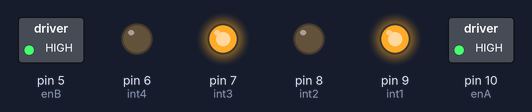
A sketch run on a simulated Arduino Uno, built with avr-gcc and run on an emulated ATmega328P. Shown: switched loads named in the sketch (green lamp = pin HIGH), output pins drawn as LEDs (lit = HIGH).

Above: at 0.1 s.
Timing chart, 0 to 1.6 s (numbered marks = the images above):
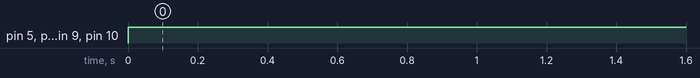

Measured:
- by itself, pin 5 (enB), pin 7 (int3), pin 9 (int1), pin 10 (enA): LOW → HIGH at 0.00 s

The sketch:

First_DC_Motor_using_L298N.ino
```cpp
int enA=10;
int int1=9;
int int2=8;
int int3=7;
int int4=6;
int enB=5;

void setup()
{
  pinMode(enA,OUTPUT);
  pinMode(int1,OUTPUT);
  pinMode(int2,OUTPUT);
  pinMode(int3,OUTPUT);
  pinMode(int4,OUTPUT);
  pinMode(enB,OUTPUT);
}

void loop()
{
  //Forward
  digitalWrite(int1,HIGH);
  digitalWrite(int2,LOW);
  digitalWrite(int3,HIGH);
  digitalWrite(int4,LOW);

  analogWrite(enA,255);
  analogWrite(enB,255);
}
```
